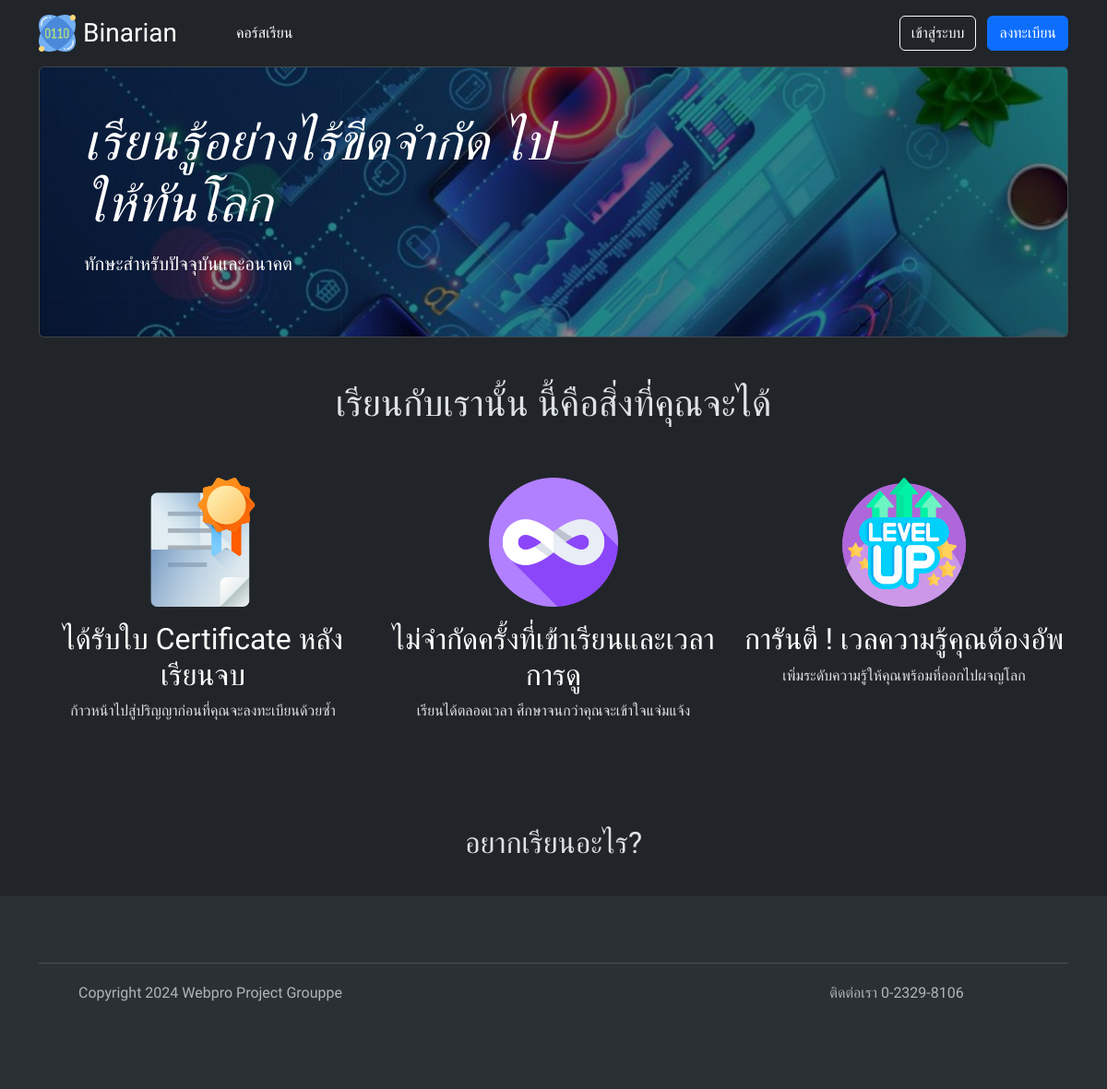
/, run on an earlier commit of the app's database.
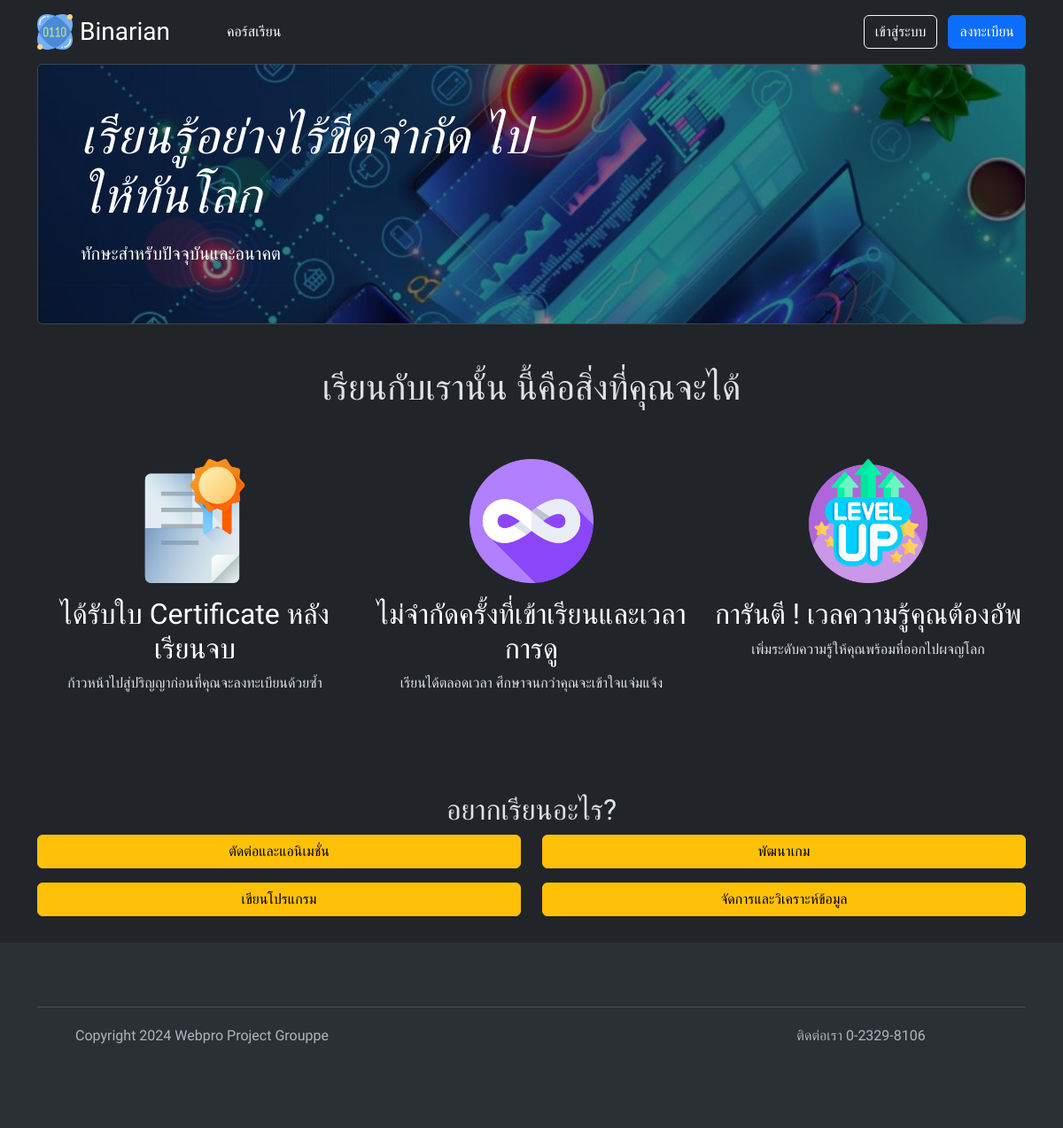
And on a later commit of the database.
### tables this page shows
CREATE TABLE "course_categories" (
	"id"	INTEGER,
	"name"	VARCHAR(64) NOT NULL,
	PRIMARY KEY("id" AUTOINCREMENT)
);

### core.php (called while the page is built, shortened)
<?php
	class App extends SQLite3 {
			?>
				</form><?php
		function get_anonymous_category_list() {
			$sql = "SELECT id, name FROM course_categories WHERE (SELECT COUNT(*) as count FROM courses WHERE category_id = course_categories.id)";
			$ret = $this->query($sql);
			$results = array();
			while ($row = $ret->fetchArray(SQLITE3_ASSOC)) {
				array_push($results, $row);
			}
			return $results;
		}
	}
?>

### index.php (the view, shortened to what this page needs)
<?php
require 'template_init.php';
require 'template_header.php';
require 'template_container_begin.php';
?>
<div class="card text-bg-dark" style="overflow: hidden; margin-bottom: 20px;">
	<div class="card-body p-5" style="background-image: linear-gradient(#00000078, #00000078), url(assets/main_cover.jpg); background-size: cover;">
		<div class="col-lg-6 px-0">
			<h1 class="display-4 fst-italic">เรียนรู้อย่างไร้ขีดจำกัด ไปให้ทันโลก</h1>
			<p class="lead my-3">ทักษะสำหรับปัจจุบันและอนาคต</p>
		</div>
	</div>
</div>
<h1 class="text-center mt-5">เรียนกับเรานั้น นี้คือสิ่งที่คุณจะได้</h1>
<div class="row g-4 py-5 row-cols-1 row-cols-lg-3 text-center">
	<div class="feature col">
	<div class="feature-icon d-inline-flex align-items-center justify-content-center fs-2 mb-3 w-100">
		<img src="assets/certificate.png" alt="certificate" width="140" height="140">
	</div>
	<h3 class="fs-2 text-body-emphasis">ได้รับใบ Certificate หลังเรียนจบ</h3>
	<p>ก้าวหน้าไปสู่ปริญญาก่อนที่คุณจะลงทะเบียนด้วยซ้ำ</p>
	</div>
	<div class="feature col">
	<div class="feature-icon d-inline-flex align-items-center justify-content-center fs-2 mb-3 w-100">
		<img src="assets/infinity.png" alt="certificate" width="140" height="140">
	</div>
	<h3 class="fs-2 text-body-emphasis">ไม่จำกัดครั้งที่เข้าเรียนและเวลาการดู</h3>
	<p>เรียนได้ตลอดเวลา ศึกษาจนกว่าคุณจะเข้าใจแจ่มแจ้ง</p>
	</div>
	<div class="feature col">
	<div class="feature-icon d-inline-flex align-items-center justify-content-center fs-2 mb-3 w-100">
		<img src="assets/level-up.png" alt="certificate" width="140" height="140">
	</div>
	<h3 class="fs-2 text-body-emphasis">การันตี ! เวลความรู้คุณต้องอัพ</h3>
	<p>เพิ่มระดับความรู้ให้คุณพร้อมที่ออกไปผจญโลก</p>
	</div>
</div>
<h2 class="text-center mt-5">อยากเรียนอะไร?</h2>
<form action="course_list.php" method="get" class="text-center">
	<div class="row mb-3">
	<?php
		$i = 0;
		$categories = $db->get_anonymous_category_list(0);
		foreach ($categories as $c) {
			if ($i == 2) {
				$i = 0;
				echo "</div>";
				echo "<div class=\"row mb-3\">";
			}
			?>
			<div class="col-md-6 d-grid gap-2">
				<label class="btn btn-warning" for="<?php echo $c['id'] ?>"><?php echo $c['name'] ?></label>
			</div>
			<?php
			$i++;
		}
	?>
	</div>
</form>
</div>
<?php
require 'template_footer.php';
?>

What changed in the data, as far as the page shows it:
added course_categories: name "ตัดต่อและแอนิเมชั่น"
added course_categories: name "พัฒนาเกม"
added course_categories: name "เขียนโปรแกรม"
added course_categories: name "จัดการและวิเคราะห์ข้อมูล"
